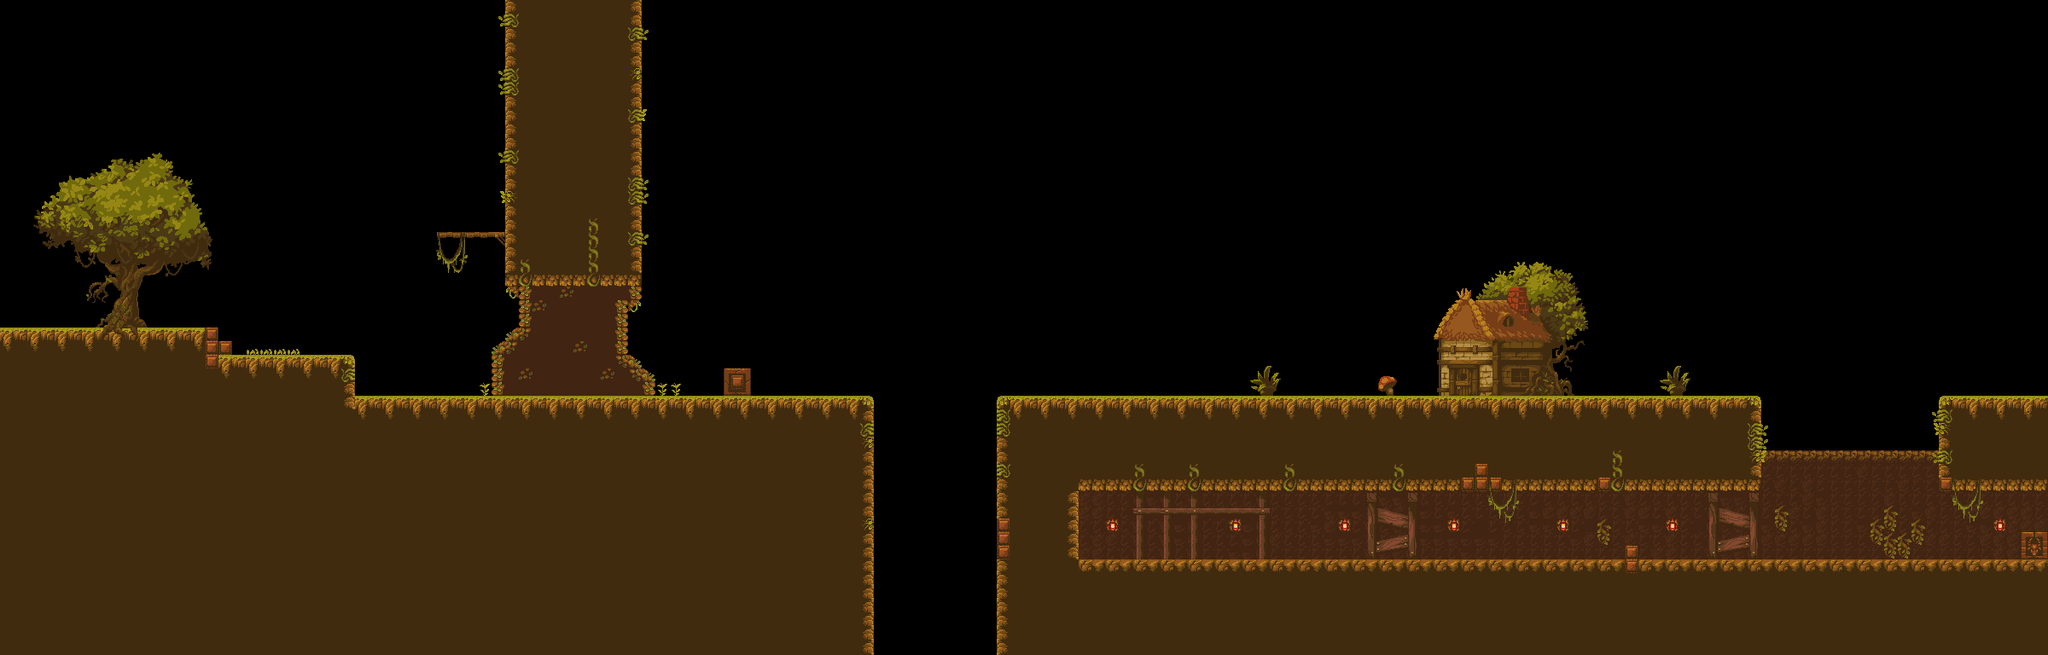

Below is a game level as drawn by its tile map, then a one-line description and the .tmx that defines it (tile-layer data replaced by summaries):
An orthogonal 150x48 tile map with 16x16 px tiles, 3 tile layers (background, solid, foreground).

<map version="1.2" tiledversion="1.2.4" orientation="orthogonal" renderorder="right-down" width="150" height="48" tilewidth="16" tileheight="16" infinite="0" nextlayerid="10" nextobjectid="1">
 <tileset firstgid="1" source="../../MapData/forest.tsx" />
 <layer id="5" name="background" width="150" height="48">
  <data>[7200 cells, 2699 non-empty, 171 distinct tile ids]</data>
 </layer>
 <layer id="2" name="solid" width="150" height="48">
  <data>[7200 cells, 464 non-empty, 19 distinct tile ids]</data>
 </layer>
 <layer id="7" name="foreground" width="150" height="48">
  <data>[7200 cells, 192 non-empty, 161 distinct tile ids]</data>
 </layer>
</map>
